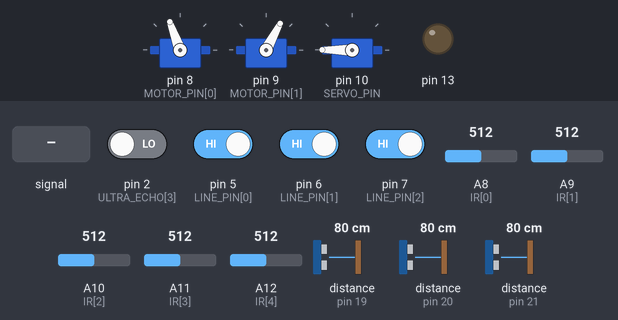
Bench run of a sketch on a simulated Arduino Mega 2560, built with avr-gcc and run on an emulated ATmega2560. On the bench: 3 × servo, output pins drawn as LEDs (lit = HIGH). Wiring (inferred from the names in the program): 3 × ultrasonic range finder: trigger pin 22, echo pin 19 / trigger pin 23, echo pin 20 / trigger pin 24, echo pin 21. The test bench sets the inputs (shaded band); at power-on: pin 5 (LINE_PIN[0]), pin 6 (LINE_PIN[1]), pin 7 (LINE_PIN[2]) HIGH, pin 2 (ULTRA_ECHO[3]) LOW, A9 (IR[1]) = 512, A11 (IR[3]) = 512, A12 (IR[4]) = 512, A8 (IR[0]) = 512, A10 (IR[2]) = 512, distance to the obstacle (sensors on pin 19, pin 20, pin 21) 80 cm. The echo pulse lasts 58.3 µs per cm; pins used as bus, display or sensor lines are not drawn.

Above: at 2.2 s.
2.3 s: A8 (IR[0]) fed a 200 Hz sine of ±81 counts around its level
At 5.2 s:
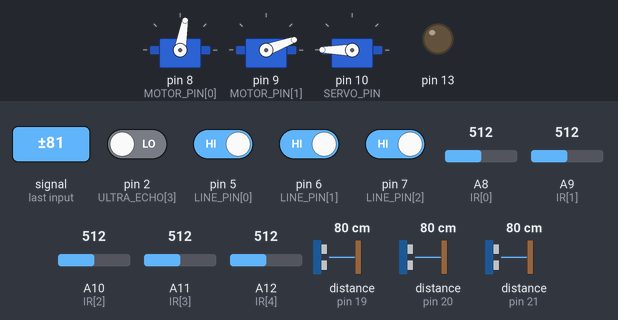
5.3 s: A9 (IR[1]) set to 716
At 6.2 s:
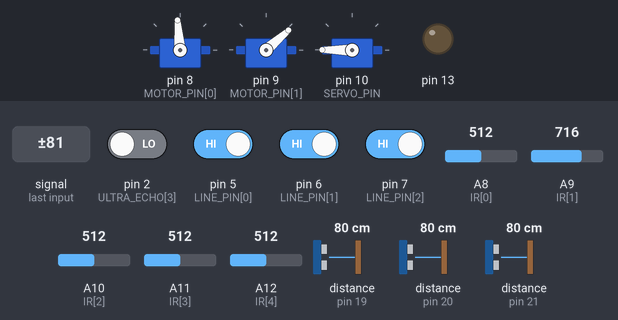
6.8 s: A11 (IR[3]) set to 636
8.3 s: A11 (IR[3]) set to 656
At 9.5 s:
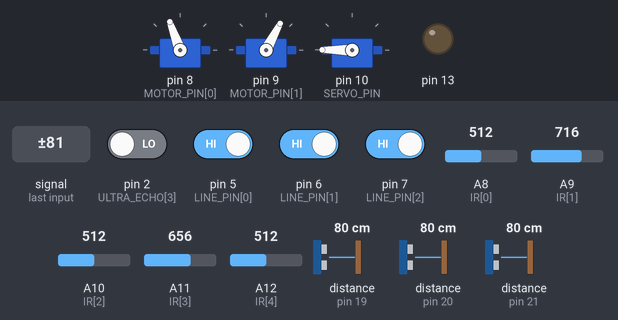
9.8 s: A12 (IR[4]) set to 627
11.3 s: A12 (IR[4]) set to 658
At 11.9 s:
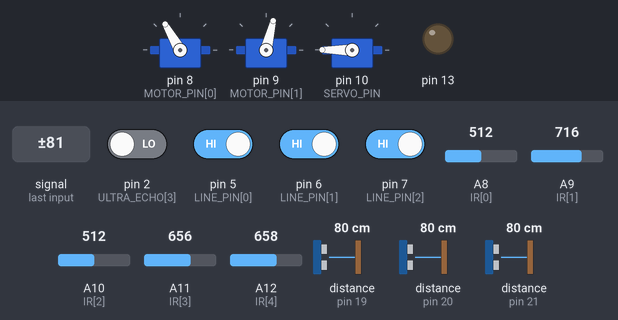
Timing chart, 0 to 13.8 s (numbered marks = the images above; inputs shaded):
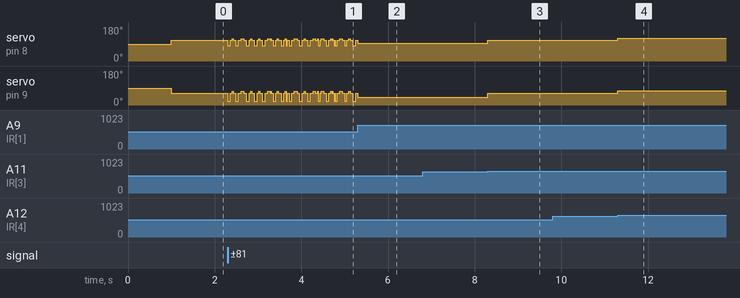

Measured:
- the behaviour switches between 643 and 644 on A11 (IR[3]) (found by bisection; images 2 and 3)
- the behaviour switches between 643 and 644 on A12 (IR[4]) (found by bisection; images 3 and 4)
- after the input at 6.8 s, every drawn part: stays the same
- after the input at 8.3 s, servo on pin 8 (MOTOR_PIN[0]): 95° → 110° at once; servo on pin 9 (MOTOR_PIN[1]): 41° → 62° at once
- after the input at 9.8 s, every drawn part: stays the same
- after the input at 11.3 s, servo on pin 8 (MOTOR_PIN[0]): 110° → 120° at once; servo on pin 9 (MOTOR_PIN[1]): 62° → 76° at once

The sketch:

motorRobot.ino
```cpp
#define LINE_NOTREADY 1234
#include <Servo.h>

Servo motorL;
Servo motorR;
int MOTOR_PIN[2] = {8, 9};
int motor_spd[2];

int ULTRA_TRIG[4] = {22,23,24,25};
int ULTRA_ECHO[4] = {19,20,21,2};
int ULTRA_MAXDIST = 20;
int ULTRA_STEER_DURATION = 300;

float ultra_dist[4];
float ULTRA_ZONE  = 0.5;
float ultra_front;
int ultra_i = 0;
boolean ultra_busy = 0;
long ultra_t[4];
long ultra_t2;
long ultra_t3;
long ultra_t4;
long ultra_t5;
boolean ultra_turn;
float ultra_steer;
boolean ultra_inZone;

int IR[5] = {A8,A9,A10,A11,A12};
int IR_ZONE = 100;
int ir_int[5];
boolean ir_bool[5];
float ir_val;
long ir_t;
long ir_t2;
boolean ir_inZone;
boolean candle_detected = false;

Servo servo;
int SERVO_PIN = 10;
bool servo_trig = false;
long servo_myt;
int servo_s = 0;

int LINE_PIN[3] = {5, 6, 7};
int LINE_ZONE = 1000;
float line_val;
boolean line_inZone;
long line_t = -10000;

class PID{
  public:
    double P;
    double I;
    double D;
    double integral;
    double prev_error;
    double prev_out;
    long prev_t;
    int SAMPLING_PERIOD;

    PID(double p, double i, double d, int period){
      P = p;
      I = i;
      D = d;
      SAMPLING_PERIOD = period;
    }

    void reset(){
      integral = 0;
      prev_error = 0;
    }

    double get(double error){
      double unit = 1.0*(millis()-prev_t)/SAMPLING_PERIOD;
      if(unit >= 1){
        double out = P*error;
        integral += error*unit;
        out += I*integral;
        out += D*(error-prev_error)/unit;

        prev_error = error;
        prev_out = out;
        prev_t = millis();

        return out;
      }
      return prev_out;
    }
};

PID linePID(30, 0.5, 5, 50);

void setup() {
  Serial.begin(9600);
  initCandle(1000);
  motorInit();
  initUltra();
  initServo();
  initLine();
  pinMode(13, OUTPUT);
}

void loop() {
  readUltra();
  readCandle();
  runLine();


  //Speed
  motor_spd[0] = 20;
  motor_spd[1] = 20;

  //Line_Follower
  if(line_inZone and !ultra_inZone and !candle_detected){
    int line_turn = linePID.get(line_val);
    motor_spd[0] += line_turn*(line_turn < 0);
    motor_spd[1] += -1*line_turn*(line_turn > 0);
  }
  else{
    linePID.reset();
  }

  //Object Avoidance
  motor_spd[0] += -70*ultra_steer*(!ir_inZone);
  motor_spd[1] += 70*ultra_steer*(!ir_inZone);

  //Candle Follower
  motor_spd[0] += 15*ir_val*candle_detected*(!ultra_inZone or ir_inZone);
  motor_spd[1] += -15*ir_val*candle_detected*(!ultra_inZone or ir_inZone);

  motor_spd[0] -= 30*ultra_front*ir_inZone;
  motor_spd[1] -= 30*ultra_front*ir_inZone;

  //Fan
  digitalWrite(13, servo_trig);
  if(!servo_trig){servo_trig = ir_inZone and  ultra_front > 0.5 and abs(ir_val) <= 1 ;}
  if(servo_trig){
      motor_spd[0] = -3;
      motor_spd[1] = 1;
  }
  updateServo();
  motorRun(motor_spd[0], motor_spd[1]);
}

void motorInit(){
  motorL.attach(MOTOR_PIN[0]);
  motorR.attach(MOTOR_PIN[1]);
}

void motorRun(int l, int r){
  l = 90+l;
  r = 90-1.4*r;
  if(l < 0){l = 0;}
  else if(l > 180){l = 180;}
  if(r < 0){r = 0;}
  else if(r > 180){r = 180;}
  motorL.write(l);
  motorR.write(r);
}

void initUltra(){
  pinMode(ULTRA_TRIG[0], OUTPUT);
  pinMode(ULTRA_TRIG[1], OUTPUT);
  pinMode(ULTRA_TRIG[2], OUTPUT);
  pinMode(ULTRA_TRIG[3], OUTPUT);
  pinMode(ULTRA_ECHO[0], INPUT);
  pinMode(ULTRA_ECHO[1], INPUT);
  pinMode(ULTRA_ECHO[2], INPUT);
  pinMode(ULTRA_ECHO[3], INPUT);
  attachInterrupt(digitalPinToInterrupt(ULTRA_ECHO[0]), u0, CHANGE);
  attachInterrupt(digitalPinToInterrupt(ULTRA_ECHO[1]), u1, CHANGE);
  attachInterrupt(digitalPinToInterrupt(ULTRA_ECHO[2]), u2, CHANGE);
  attachInterrupt(digitalPinToInterrupt(ULTRA_ECHO[3]), u3, CHANGE);
}

void readUltra(){
  if(!ultra_busy and (millis()-ultra_t2) >= 25){

    int j = 0;
    for(int i = 1; i < 4; i++){if(ultra_dist[j] < ultra_dist[i]){j = i;}}

    if(ultra_dist[j] > 0){
      if(millis()-ultra_t3 > 100){ultra_turn = j <= 1;}
      ultra_t3 = millis();
    }

    if(ultra_dist[j] != 0){
      ultra_steer = ultra_dist[j];
      if(ultra_turn){ultra_steer *= -1;}
      ultra_t5 = millis();
    }
    else if(millis()-ultra_t5 > ULTRA_STEER_DURATION){
      ultra_steer = 0;
    }

    if(abs(ultra_steer) > ULTRA_ZONE){
      ultra_inZone = true;
      ultra_t4 = millis();
    }
    else if(millis()-ultra_t4 > 1000){
      ultra_inZone = false;
    }

    if(ultra_dist[2] > ultra_dist[1]){ultra_front = ultra_dist[2];}
    else{ultra_front = ultra_dist[1];}

    digitalWrite(ULTRA_TRIG[ultra_i], HIGH);
    delayMicroseconds(10);
    digitalWrite(ULTRA_TRIG[ultra_i], LOW);

    ultra_t2 = millis();
    ultra_i = (++ultra_i)%4;
    ultra_busy = true;
  }
}

void u0(){
  if(digitalRead(ULTRA_ECHO[0])){ultra_t[0] = micros();}
  else{
    float dist =  (ULTRA_MAXDIST-(micros()-ultra_t[0])*0.034/2)/ULTRA_MAXDIST;
    if(dist < 0){dist = 0;}
    ultra_dist[0] = dist;
    ultra_busy = false;
  }
}

void u1(){
  if(digitalRead(ULTRA_ECHO[1])){ultra_t[1] = micros();}
  else{
    float dist =  (ULTRA_MAXDIST-(micros()-ultra_t[1])*0.034/2)/ULTRA_MAXDIST;
    if(dist < 0){dist = 0;}
    ultra_dist[1] = dist;
    ultra_busy = false;
  }
}

void u2(){
  if(digitalRead(ULTRA_ECHO[2])){ultra_t[2] = micros();}
  else{
    float dist =  (ULTRA_MAXDIST-(micros()-ultra_t[2])*0.034/2)/ULTRA_MAXDIST;
    if(dist < 0){dist = 0;}
    ultra_dist[2] = dist;
    ultra_busy = false;
  }
}

void u3(){
  if(digitalRead(ULTRA_ECHO[3])){ultra_t[3] = micros();}
  else{
    float dist =  (ULTRA_MAXDIST-(micros()-ultra_t[3])*0.034/2)/ULTRA_MAXDIST;
    if(dist < 0){dist = 0;}
    ultra_dist[3] = dist;
    ultra_busy = false;
  }
}

void initCandle(int dur){
  long t = millis();
  while(millis()-t < dur){
    readCandle();
  }
}
void readCandle(){
  int s = 0;
  int n = 0;
  int myMax = 0;
  int thresh;

  for(int i = 0; i < 5; i++){
    ir_int[i] = analogRead(IR[i]);
    if(ir_int[i] > myMax){
      myMax = ir_int[i];
    }
  }
  thresh = 0.9*myMax;

  for(int i = 0; i < 5; i++){
    if(myMax < 20 or ir_int[i] < thresh){ir_bool[i] = false;}
    else{
      ir_bool[i] = true;
      s += i-2;
      n++;
    }
  }

  if(n != 0){
    ir_val = 1.0*s/n;
    candle_detected = true;
    ir_t = millis();

  }
  else if(millis()-ir_t > 1000){
    candle_detected = false;
  }

  if(myMax > IR_ZONE){
    ir_inZone = true;
    ir_t2 = millis();
  }
  else if(millis()-ir_t2 > 1000){
    ir_inZone = false;
  }

}

void initServo(){
  servo.attach(SERVO_PIN);
  servo.write(180);
}
void updateServo(){
  if(servo_s == 0 and servo_trig){
    servo.write(90);
    servo_myt = millis();
    servo_s = 1;
  }
  else if(servo_s == 1 and millis()-servo_myt > 500){
    servo.write(180);
    servo_myt = millis();
    servo_s = 2;
  }
  else if(servo_s == 2 and millis()-servo_myt >  500){
    servo_s = 0;
    servo_trig = false;
  }
}

void initLine(){
  for(int i = 0; i < 3;i++){
    pinMode(LINE_PIN[i], INPUT);
  }
}

void runLine(){
  int n = 0;
  int s = 0;
  for(int i = 0; i < 3; i++){
    if(!digitalRead(LINE_PIN[i])){
      s += i-1;
      n++;
    }
  }

  if(n != 0){
    line_val = 1.0*s/n;
    line_t = millis();
  }
  line_inZone = millis()-line_t < LINE_ZONE;
}
```
